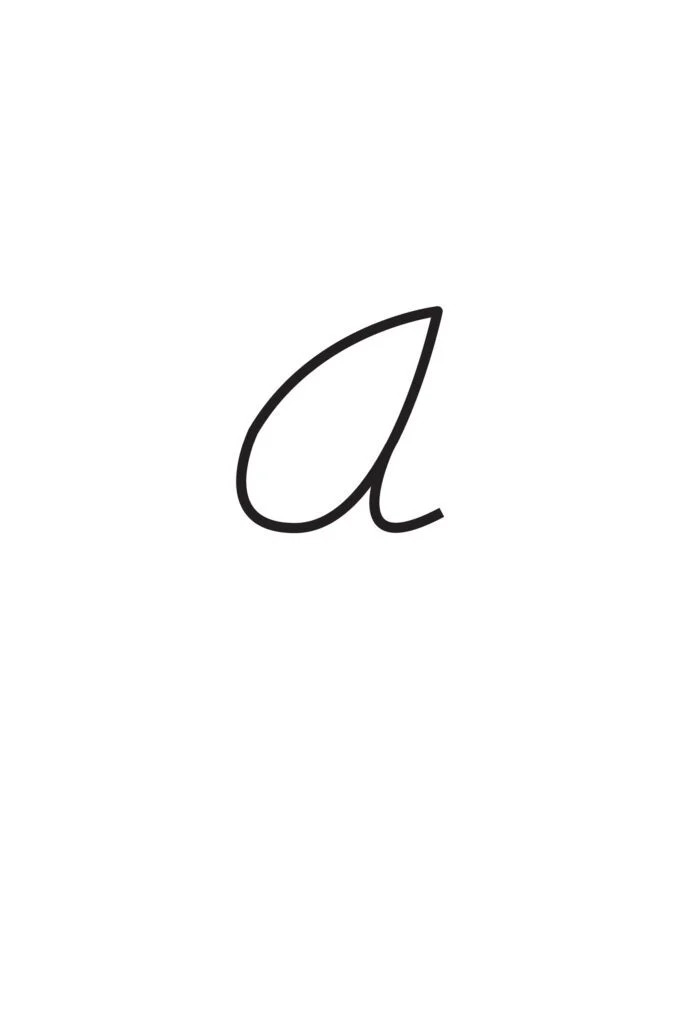
#> input picture backend/uploads/handwriting_images/default_teacher_93ed9fe0/20251223_025304_job_a37a8fda2077.jpg, 683 x 1024 px
$ python -i handwriting_analysis_service.py   (imports and definitions only)
#> lines starting #> are read from the running program, lines starting #| are printed output that depends on the picture; after the words box and inside, x2 and y2 are one past the last pixel; in counts of white or black regions, pixels touching at a corner belong together
"""
Handwriting Analysis Service using OpenCV.
Analyzes uploaded handwriting images and videos, extracts geometric features.
"""

import cv2
import numpy as np
import logging
from typing import Dict, Any, List, Tuple, Optional
from pathlib import Path
import math
import tempfile
import os

logger = logging.getLogger(__name__)


class GeometricFeatures:
    """Container for extracted geometric features from handwriting analysis."""

    def __init__(self):
        self.stroke_count: int = 0
        self.contour_count: int = 0
        self.stroke_continuity: str = "unknown"  # "continuous", "broken", "fragmented"
        self.line_straightness: float = 0.0  # 0-1 score, 1 being perfectly straight
        self.baseline_alignment: str = "unknown"  # "good", "tilted_left", "tilted_right", "inconsistent"
        self.slant_angle: float = 0.0  # degrees
        self.aspect_ratio: float = 0.0  # height/width
        self.symmetry_score: float = 0.0  # 0-1 score
        self.bounding_box: Tuple[int, int, int, int] = (0, 0, 0, 0)  # x, y, w, h
        self.contour_complexity: float = 0.0  # perimeter to area ratio

    # [19 lines left out: function to_dict, not called in this run]


class ImageProcessor:
    """Handles image preprocessing for handwriting analysis."""

    @staticmethod
    def preprocess_image(image_path: str) -> Tuple[np.ndarray, np.ndarray]:
        """
        Load and preprocess image for analysis.

        Args:
            image_path: Path to the image file

        Returns:
            Tuple of (original_image, preprocessed_binary_image)
        """
        # Read image
        img = cv2.imread(image_path)
#> img is the input picture: shape (1024, 683, 3); mean B, G, R 252.5, 252.5, 252.6
        if img is None:
            raise ValueError(f"Failed to load image from {image_path}")

        # Convert to grayscale
        gray = cv2.cvtColor(img, cv2.COLOR_BGR2GRAY)

        # Apply Gaussian blur to reduce noise
        blurred = cv2.GaussianBlur(gray, (5, 5), 0)

        # Apply adaptive thresholding for better edge detection
        binary = cv2.adaptiveThreshold(
            blurred,
            255,
            cv2.ADAPTIVE_THRESH_GAUSSIAN_C,
            cv2.THRESH_BINARY_INV,
            11,
            2
        )
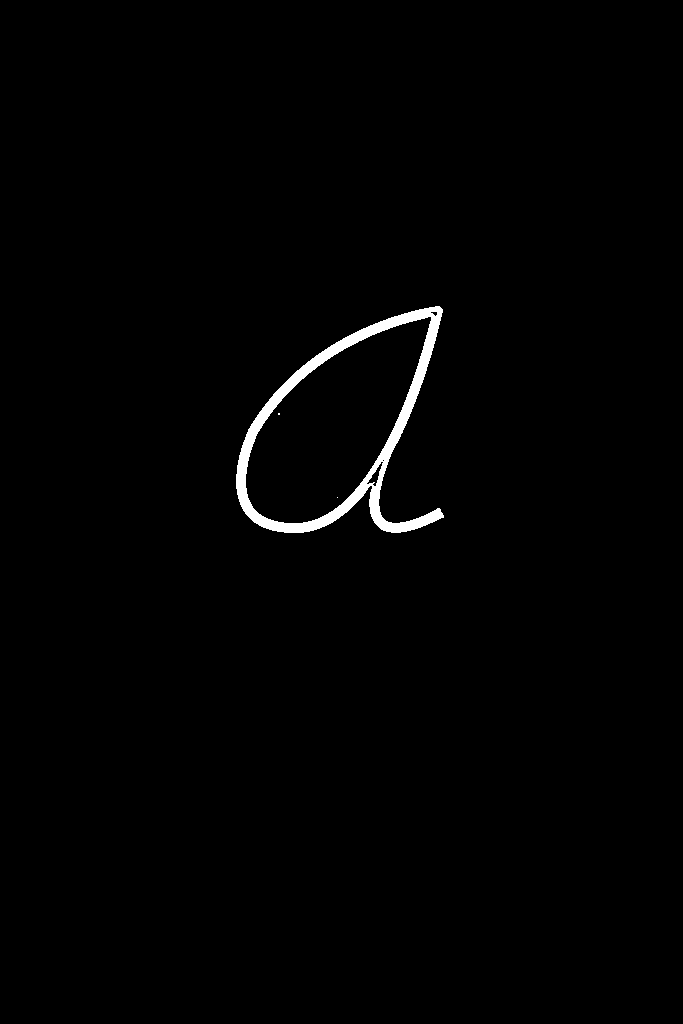
#> binary: shape (1024, 683); 1.1% white; 3 white regions (2 under 20 px), largest, box (x1, y1, x2, y2) and area: (236, 306, 444, 533) 7429

        # Morphological operations to clean up the image
        kernel = np.ones((3, 3), np.uint8)
        binary = cv2.morphologyEx(binary, cv2.MORPH_CLOSE, kernel, iterations=1)
#> binary: shape (1024, 683); 1.1% white; 3 white regions (2 under 20 px)

        logger.info(f"Preprocessed image: {img.shape} -> {binary.shape}")
        return img, binary

    @staticmethod
    def resize_if_needed(image: np.ndarray, max_dimension: int = 1500) -> np.ndarray:
        """
        Resize image if it's too large, maintaining aspect ratio.

        Args:
            image: Input image
            max_dimension: Maximum width or height

        Returns:
            Resized image
        """
#> called with max_dimension = 1500
        h, w = image.shape[:2]
#> h = 1024; w = 683
        if max(h, w) > max_dimension:
            scale = max_dimension / max(h, w)
            new_w = int(w * scale)
            new_h = int(h * scale)
            return cv2.resize(image, (new_w, new_h), interpolation=cv2.INTER_AREA)
        return image


class FeatureExtractor:
    """Extracts geometric features from preprocessed handwriting images."""

    @staticmethod
    def extract_contours(binary_image: np.ndarray) -> List[np.ndarray]:
        """
        Extract contours from binary image.

        Args:
            binary_image: Preprocessed binary image

        Returns:
            List of contours sorted by area (largest first)
        """
        contours, _ = cv2.findContours(
            binary_image,
            cv2.RETR_EXTERNAL,
            cv2.CHAIN_APPROX_SIMPLE
        )
#> contours = 1 contour; box (x1, y1, x2, y2) and area: (236, 306, 444, 533) 27943

        # Filter out very small contours (noise)
        min_area = 50
        contours = [cnt for cnt in contours if cv2.contourArea(cnt) > min_area]

        # Sort by area (largest first)
        contours = sorted(contours, key=cv2.contourArea, reverse=True)

        logger.info(f"Found {len(contours)} significant contours")
        return contours

    @staticmethod
    def analyze_stroke_continuity(contours: List[np.ndarray], binary_image: np.ndarray) -> str:
        """
        Analyze whether strokes are continuous or broken.

        Args:
            contours: List of detected contours
            binary_image: Binary image

        Returns:
            "continuous", "broken", or "fragmented"
        """
        if not contours:
            return "unknown"

        # Count number of separate components
        num_components = len(contours)

        # Calculate average gap between components
        if num_components == 1:
            return "continuous"
        elif num_components <= 3:
            return "broken"
        else:
            return "fragmented"

    @staticmethod
    def calculate_line_straightness(contour: np.ndarray) -> float:
        """
        Calculate how straight the contour is.

        Args:
            contour: Single contour

        Returns:
            Straightness score (0-1, where 1 is perfectly straight)
        """
        if len(contour) < 5:
            return 0.0

        # Fit an ellipse to the contour
        try:
            ellipse = cv2.fitEllipse(contour)
            # Get aspect ratio of fitted ellipse
            (ma, MA) = ellipse[1]  # Minor and major axes
            if MA == 0:
                return 0.0

            # More elongated ellipse = straighter line
            straightness = min(ma, MA) / max(ma, MA) if max(ma, MA) > 0 else 0.0
            # Invert: lower ratio = straighter
            return 1.0 - straightness
        except:
            return 0.0

    @staticmethod
    def detect_baseline_alignment(contours: List[np.ndarray], image_shape: Tuple) -> Tuple[str, float]:
        """
        Detect baseline alignment and tilt angle.

        Args:
            contours: List of contours
            image_shape: Shape of the image

        Returns:
            Tuple of (alignment_description, angle_in_degrees)
        """
        if not contours:
            return "unknown", 0.0

        # Get bottom points of all contours
        bottom_points = []
        for contour in contours:
            x, y, w, h = cv2.boundingRect(contour)
            bottom_y = y + h
            bottom_points.append((x + w//2, bottom_y))

        if len(bottom_points) < 2:
            return "unknown", 0.0

        # Fit a line to bottom points
        points_array = np.array(bottom_points, dtype=np.float32)
        [vx, vy, x, y] = cv2.fitLine(points_array, cv2.DIST_L2, 0, 0.01, 0.01)

        # Calculate angle
        angle = math.degrees(math.atan2(vy, vx))

        # Normalize angle to [-45, 45]
        if angle > 45:
            angle -= 90
        elif angle < -45:
            angle += 90

        # Classify alignment
        if abs(angle) < 5:
            alignment = "good"
        elif angle < -5:
            alignment = "tilted_left"
        elif angle > 5:
            alignment = "tilted_right"
        else:
            alignment = "inconsistent"

        return alignment, angle

    @staticmethod
    def calculate_slant_angle(contour: np.ndarray) -> float:
        """
        Calculate the slant angle of handwriting.

        Args:
            contour: Main contour

        Returns:
            Slant angle in degrees (negative = left, positive = right)
        """
        if len(contour) < 5:
            return 0.0

        # Get the minimum area rectangle
        rect = cv2.minAreaRect(contour)
        angle = rect[2]

        # Normalize angle
        if angle < -45:
            angle = 90 + angle

        return angle

    @staticmethod
    def calculate_aspect_ratio(contour: np.ndarray) -> float:
        """
        Calculate height to width ratio.

        Args:
            contour: Contour to analyze

        Returns:
            Aspect ratio (height/width)
        """
        x, y, w, h = cv2.boundingRect(contour)
        if w == 0:
            return 0.0
        return h / w

    @staticmethod
    def extract_all_features(image_path: str) -> GeometricFeatures:
        """
        Extract all geometric features from an image.

        Args:
            image_path: Path to the handwriting image

        Returns:
            GeometricFeatures object with all extracted features
        """
        features = GeometricFeatures()

        try:
            # Preprocess image
            original, binary = ImageProcessor.preprocess_image(image_path)

            # Resize if too large
            binary = ImageProcessor.resize_if_needed(binary)

            # Extract contours
            contours = FeatureExtractor.extract_contours(binary)

            if not contours:
                logger.warning("No contours found in image")
                return features

            # Use the largest contour as the main handwriting
            main_contour = contours[0]
#> main_contour = contour of 437 points, box (x1, y1, x2, y2) (236, 306, 444, 533), area 27943

            # Extract features
            features.contour_count = len(contours)
#> features.contour_count = 1
            features.stroke_count = len(contours)  # Approximation
#> features.stroke_count = 1
            features.stroke_continuity = FeatureExtractor.analyze_stroke_continuity(
                contours, binary
            )
#> features.stroke_continuity = 'continuous'
            features.line_straightness = FeatureExtractor.calculate_line_straightness(
                main_contour
            )
#> in calculate_line_straightness, `ellipse = cv2.fitEllipse(contour)`: ellipse = ((351.5, 433.8), (199, 246.3), 42.52)
#> in calculate_line_straightness, `(ma, MA) = ellipse[1]`: ma = 199; MA = 246.3
#> in calculate_line_straightness, `straightness = min(ma, MA) / max(ma, MA) if max(ma, MA) > 0 else 0.0`: straightness = 0.808
#> features.line_straightness = 0.192

            alignment, angle = FeatureExtractor.detect_baseline_alignment(
                contours, binary.shape
            )
#> the loop in detect_baseline_alignment, `for contour in contours:` made 1 pass
#> (x, y, w, h, bottom_y) on pass 1: (236, 306, 208, 227, 533)
#> after the loop in detect_baseline_alignment, `for contour in contours:`: bottom_points = [(340, 533)]
#> alignment = 'unknown'; angle = 0
            features.baseline_alignment = alignment
#> features.baseline_alignment = 'unknown'
            features.slant_angle = FeatureExtractor.calculate_slant_angle(main_contour)
#> in calculate_slant_angle, `rect = cv2.minAreaRect(contour)`: rect = ((339.1, 419.4), (206.9, 225.8), -0.278)
#> in calculate_slant_angle, `angle = rect[2]`: angle = -0.278
#> features.slant_angle = -0.278

            features.aspect_ratio = FeatureExtractor.calculate_aspect_ratio(main_contour)
#> in calculate_aspect_ratio, `x, y, w, h = cv2.boundingRect(contour)`: x = 236; y = 306; w = 208; h = 227
#> features.aspect_ratio = 1.09
            features.bounding_box = cv2.boundingRect(main_contour)
#> features.bounding_box = (236, 306, 208, 227)

            # Calculate contour complexity (perimeter to area ratio)
            perimeter = cv2.arcLength(main_contour, True)
#> perimeter = 928.2
            area = cv2.contourArea(main_contour)
#> area = 27943
            features.contour_complexity = perimeter / area if area > 0 else 0.0
#> features.contour_complexity = 0.0332

            logger.info(f"Feature extraction completed: {features.stroke_count} strokes detected")
            return features

        except Exception as e:
            logger.error(f"Error extracting features: {e}")
            raise


class HandwritingAnalysisService:
    """
    Main service for handwriting image analysis.
    Coordinates image processing and feature extraction.
    """

    @staticmethod
    async def analyze_image(image_path: str) -> Dict[str, Any]:
        """
        Analyze a handwriting image and extract geometric features.

        Args:
            image_path: Path to the uploaded image

        Returns:
            Dictionary containing analysis results
        """
        try:
            logger.info(f"Starting analysis for image: {image_path}")

            # Extract features
            features = FeatureExtractor.extract_all_features(image_path)

            # Build result
            result = {
                "status": "success",
                "geometric_features": features.to_dict(),
                "analysis_summary": HandwritingAnalysisService._generate_summary(features)
            }

            logger.info("Analysis completed successfully")
            return result

        except Exception as e:
            logger.error(f"Analysis failed: {e}")
            return {
                "status": "error",
                "error_message": str(e),
                "geometric_features": None,
                "analysis_summary": None
            }

    # [36 lines left out: function _generate_summary, not called in this run]


class VideoProcessor:
    """Handles video preprocessing and frame extraction for handwriting analysis."""

    # [106 lines left out: functions extract_key_frames, save_frames_permanently, not called in this run]


class HandwritingVideoAnalysisService:
    """
    Service for handwriting video analysis.
    Extracts key frames and analyzes handwriting progression over time.
    """

    @staticmethod
    async def analyze_video(video_path: str, output_dir: Optional[Path] = None, job_id: str = "video") -> Dict[str, Any]:
        """
        Analyze a handwriting video by extracting key frames and analyzing each.

        Args:
            video_path: Path to the uploaded video
            output_dir: Directory to save extracted frames (optional)
            job_id: Job ID for organizing output files

        Returns:
            Dictionary containing aggregated analysis results
        """
        try:
            logger.info(f"Starting video analysis for: {video_path}")

            # Step 1: Extract key frames (3 frames: beginning, middle, end)
            frame_paths = VideoProcessor.extract_key_frames(video_path, num_frames=3)

            if not frame_paths:
                raise ValueError("No frames could be extracted from video")

            # Step 2: Save frames permanently if output directory provided
            permanent_frame_paths = frame_paths
            if output_dir:
                permanent_frame_paths = VideoProcessor.save_frames_permanently(
                    frame_paths, output_dir, job_id
                )

            # Step 3: Analyze each frame
            frame_analyses = []
            for idx, frame_path in enumerate(frame_paths):
                logger.info(f"Analyzing frame {idx+1}/{len(frame_paths)}")

                # Extract features from frame
                features = FeatureExtractor.extract_all_features(frame_path)
                frame_analyses.append({
                    "frame_number": idx + 1,
                    "frame_path": permanent_frame_paths[idx] if output_dir else frame_path,
                    "features": features.to_dict(),
                    "summary": HandwritingAnalysisService._generate_summary(features)
                })

            # Step 4: Aggregate analysis across frames
            aggregated_features = HandwritingVideoAnalysisService._aggregate_features(frame_analyses)
            progression_analysis = HandwritingVideoAnalysisService._analyze_progression(frame_analyses)

            # Build result
            result = {
                "status": "success",
                "video_path": video_path,
                "total_frames_analyzed": len(frame_analyses),
                "frame_analyses": frame_analyses,
                "aggregated_features": aggregated_features,
                "progression_analysis": progression_analysis,
                "analysis_summary": HandwritingVideoAnalysisService._generate_video_summary(
                    aggregated_features, progression_analysis
                )
            }

            logger.info("Video analysis completed successfully")
            return result

        except Exception as e:
            logger.error(f"Video analysis failed: {e}")
            return {
                "status": "error",
                "error_message": str(e),
                "video_path": video_path,
                "total_frames_analyzed": 0,
                "frame_analyses": [],
                "aggregated_features": None,
                "progression_analysis": None,
                "analysis_summary": None
            }

    # [115 lines left out: functions _aggregate_features, _analyze_progression, _generate_video_summary, not called in this run]

>>> result = FeatureExtractor().extract_all_features('../../uploads/handwriting_images/default_teacher_93ed9fe0/20251223_025304_job_a37a8fda2077.jpg')
